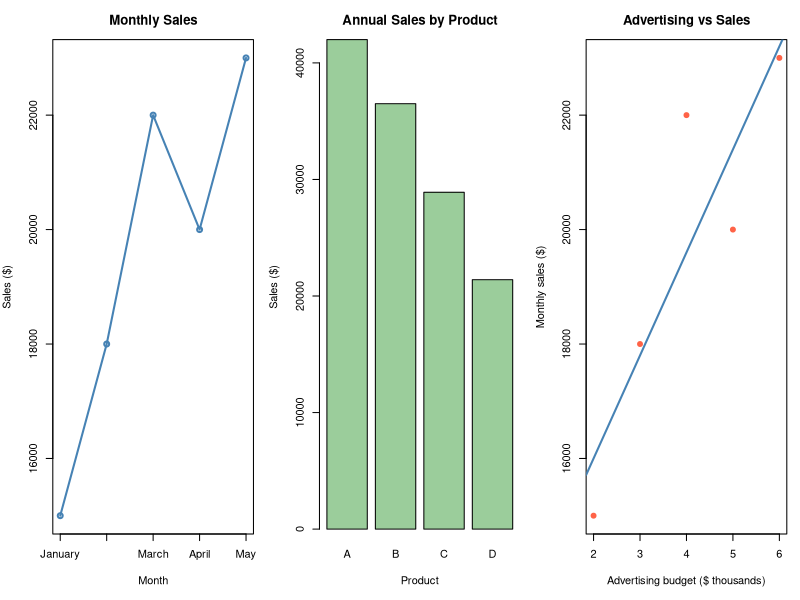

Write R code to recreate this figure.
# Set 1: Monthly Sales Analysis
months <- factor(c("January", "February", "March", "April", "May"), levels = c("January", "February", "March", "April", "May"))
monthly_sales <- data.frame(month = months, sales = c(15000, 18000, 22000, 20000, 23000))
# Product totals and advertising budgets are sample values because the prompt gives no raw data for them.
products <- data.frame(product = c("A", "B", "C", "D"), sales = c(42000, 36500, 28900, 21400))
advertising <- data.frame(budget = c(2, 3, 4, 5, 6), sales = c(15000, 18000, 22000, 20000, 23000))

old <- par(mfrow = c(1, 3), mar = c(5, 4, 3, 1))
plot(monthly_sales$sales, type = "o", xaxt = "n", xlab = "Month", ylab = "Sales ($)", main = "Monthly Sales", col = "steelblue", lwd = 2)
axis(1, at = seq_along(months), labels = months)
barplot(products$sales, names.arg = products$product, xlab = "Product", ylab = "Sales ($)", main = "Annual Sales by Product", col = "darkseagreen3")
plot(advertising$budget, advertising$sales, pch = 19, xlab = "Advertising budget ($ thousands)", ylab = "Monthly sales ($)", main = "Advertising vs Sales", col = "tomato")
abline(lm(sales ~ budget, data = advertising), col = "steelblue", lwd = 2)
par(old)
cat("Sample-data insight: the supplied monthly sales generally rise; the sample advertising data show a positive association, not proof of causation.\n")
